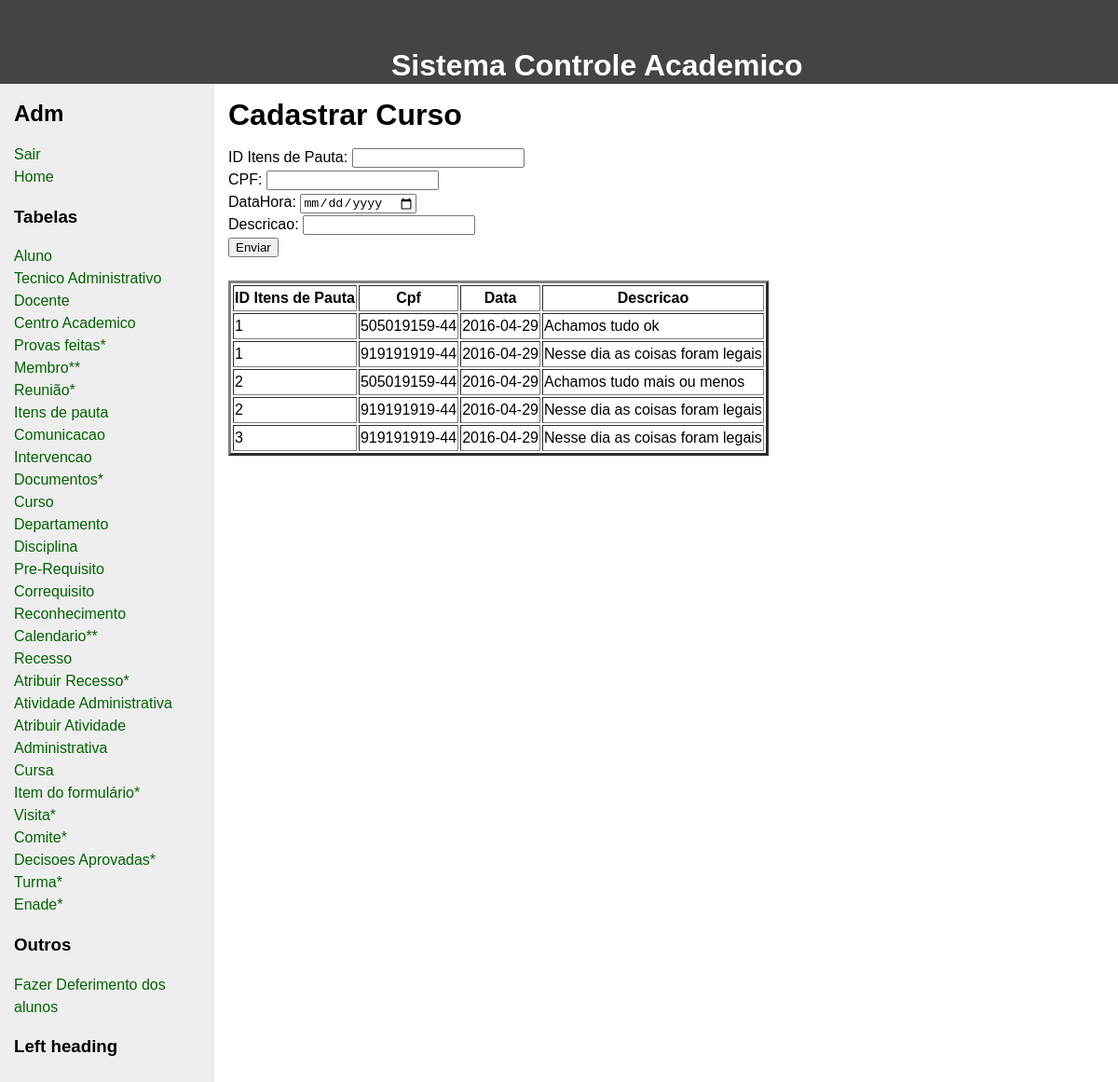
Before: /LabBDinterface-master/criarIntervencao.php with the older database file.
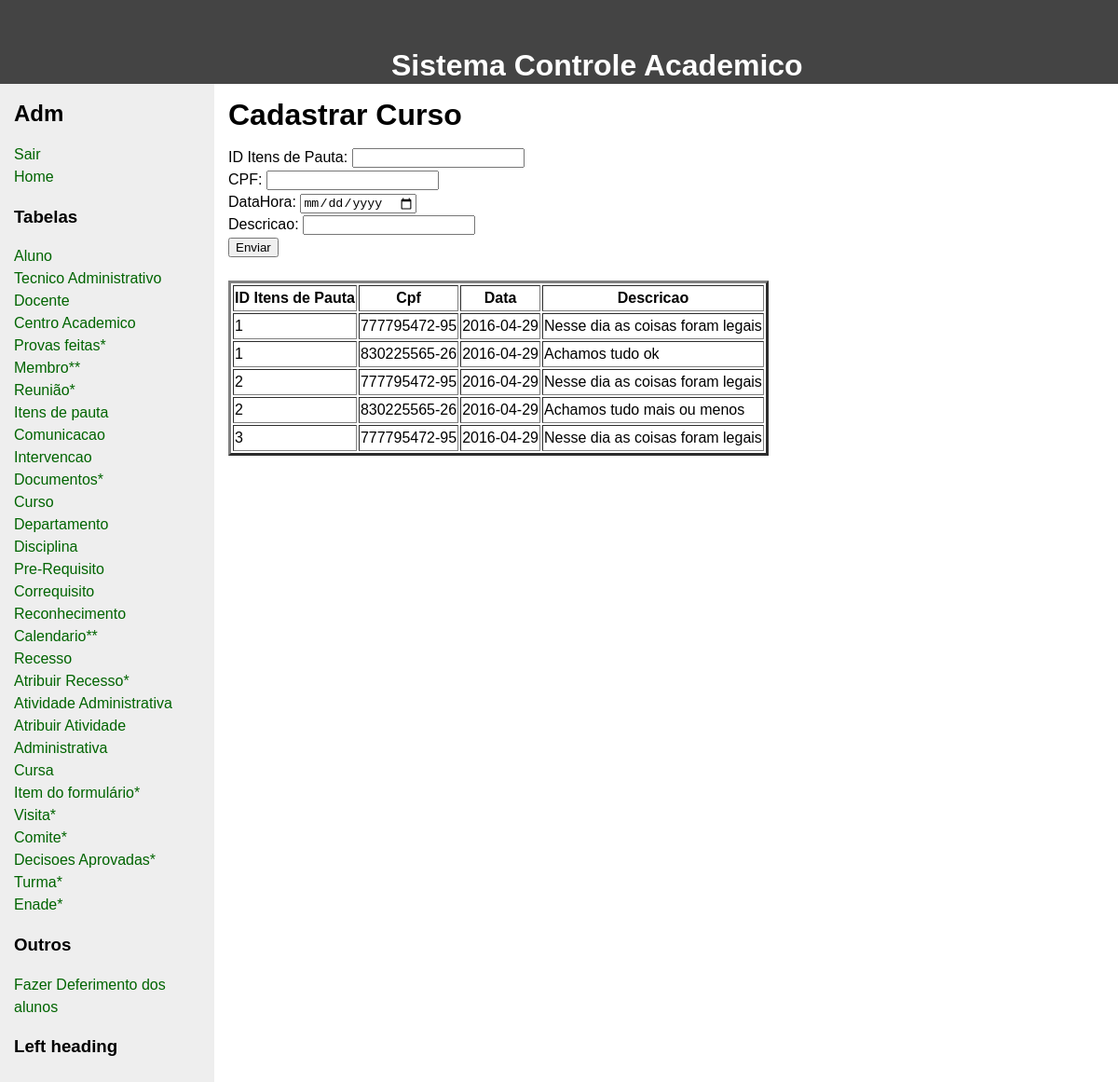
After: the same page with the newer database file.
### tables this page shows
CREATE TABLE intervencoes (
    data_hora             DATE,
    descricao             LONGTEXT,
    id_itens_de_pauta     INT,
    cpf                   CHAR(12),
    CONSTRAINT intervencao_itens_de_pauta_fk FOREIGN KEY (id_itens_de_pauta) references itens_de_pauta (id),
    CONSTRAINT intervencao_cpf_fk FOREIGN KEY (cpf) references membro (cpf),
    CONSTRAINT intervencao_pk PRIMARY KEY (id_itens_de_pauta, cpf, data_hora)
);

### LabBDinterface-master/criarIntervencao.php (the view, shortened to what this page needs)
<!DOCTYPE html>
<html>
 <head>
    <div class id=head>
    <b> Sistema Controle Academico </b>
    </div>
    </head>
 <body>
   <div id="wrapper">
     <main>
       <div id="content">
         <div class="innertube">
           <h1>Cadastrar Curso</h1>
           <p >
             <form action="criarIntervencao.php" method="post" align=”center”>
             ID Itens de Pauta: <input type="text" name="id_idp" /><br>
             CPF:  <input type="text" name="cpf"/><br>
             DataHora:  <input type="date" name="data_hora"/><br>
             Descricao:  <input type="text" name="descricao"/><br>
             <input type="submit" value="Enviar" name="submit">
             </form>
             <?php
             $host     = "localhost";
             $port     = 3306;
             $socket   = "";
             $user     = "root";
             $password = "";
             $dbname   = "labbd";
             $con = new mysqli($host, $user, $password, $dbname, $port, $socket)
                     or die ('Could not connect to the database server' . mysqli_connect_error());
             $sql = "SELECT * FROM intervencoes";
             $result = $con->query($sql);
             echo "<br>";
             echo "<table border=3>";
             echo "<th> ID Itens de Pauta </th> <th> Cpf</th>  <th> Data </th> <th> Descricao</th>";
             if ($result->num_rows > 0) {
                 while($row = $result->fetch_assoc()) {
                   echo "<tr>";
                     echo "<td>" ;
                     echo  $row["id_itens_de_pauta"];
                     echo "</td>";
                     echo "<td>" ;
                     echo $row["cpf"];
                     echo "</td>";
                     echo "<td>" ;
                     echo $row["data_hora"];
                     echo "</td>";
                     echo "<td>" ;
                     echo $row["descricao"];
                     echo "</td>";
                   echo "</tr>";
                 }
             echo "</table>";
             } else {
                 echo "0 results";
             }
          ?>
           </p>
         </div>
       </div>
     </main>
<?php include("sidebarAdm.php"); ?>
   </div>
 </body>
</html>

Changed rows visible on the page:
removed intervencoes: id_itens_de_pauta "1", cpf "505019159-44", data_hora "2016-04-29", descricao "Achamos tudo ok"
removed intervencoes: id_itens_de_pauta "1", cpf "919191919-44", data_hora "2016-04-29", descricao "Nesse dia as coisas foram legais"
removed intervencoes: id_itens_de_pauta "2", cpf "505019159-44", data_hora "2016-04-29", descricao "Achamos tudo mais ou menos"
removed intervencoes: id_itens_de_pauta "2", cpf "919191919-44", data_hora "2016-04-29", descricao "Nesse dia as coisas foram legais"
removed intervencoes: id_itens_de_pauta "3", cpf "919191919-44", data_hora "2016-04-29", descricao "Nesse dia as coisas foram legais"
added intervencoes: id_itens_de_pauta "1", cpf "777795472-95", data_hora "2016-04-29", descricao "Nesse dia as coisas foram legais"
added intervencoes: id_itens_de_pauta "1", cpf "830225565-26", data_hora "2016-04-29", descricao "Achamos tudo ok"
added intervencoes: id_itens_de_pauta "2", cpf "777795472-95", data_hora "2016-04-29", descricao "Nesse dia as coisas foram legais"
added intervencoes: id_itens_de_pauta "2", cpf "830225565-26", data_hora "2016-04-29", descricao "Achamos tudo mais ou menos"
added intervencoes: id_itens_de_pauta "3", cpf "777795472-95", data_hora "2016-04-29", descricao "Nesse dia as coisas foram legais"
